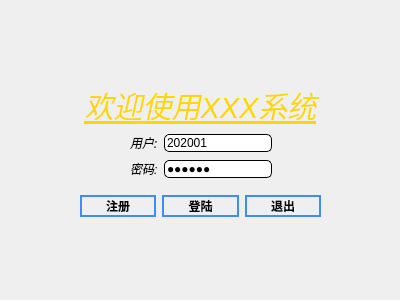
<?xml version="1.0" encoding="UTF-8"?>
<ui version="4.0">
 <class>LoginWin</class>
 <widget class="QMainWindow" name="LoginWin">
  <property name="geometry">
   <rect>
    <x>0</x>
    <y>0</y>
    <width>400</width>
    <height>300</height>
   </rect>
  </property>
  <property name="windowTitle">
   <string>MainWindow</string>
  </property>
  <property name="styleSheet">
   <string notr="true">QWidget#centralwidget{
	border-image: url(:/蓝.jpg);
}

QLineEdit#userlineEdit,#pwdlineEdit{
		border-radius:5px;
		border:1px solid;
		
	selection-background-color: rgb(138, 226, 52);
	selection-color: rgb(46, 52, 54);
}
QLineEdit:focus{
	
	
}

QPushButton:focus{
	background-color: rgb(252, 233, 79);
}
</string>
  </property>
  <widget class="QWidget" name="centralwidget">
   <property name="styleSheet">
    <string notr="true">QWidget#centralwidget{
}</string>
   </property>
   <layout class="QGridLayout" name="gridLayout">
    <item row="3" column="1">
     <spacer name="verticalSpacer_2">
      <property name="orientation">
       <enum>Qt::Vertical</enum>
      </property>
      <property name="sizeHint" stdset="0">
       <size>
        <width>20</width>
        <height>70</height>
       </size>
      </property>
     </spacer>
    </item>
    <item row="2" column="2">
     <spacer name="horizontalSpacer_2">
      <property name="orientation">
       <enum>Qt::Horizontal</enum>
      </property>
      <property name="sizeHint" stdset="0">
       <size>
        <width>60</width>
        <height>20</height>
       </size>
      </property>
     </spacer>
    </item>
    <item row="2" column="0">
     <spacer name="horizontalSpacer">
      <property name="orientation">
       <enum>Qt::Horizontal</enum>
      </property>
      <property name="sizeHint" stdset="0">
       <size>
        <width>60</width>
        <height>20</height>
       </size>
      </property>
     </spacer>
    </item>
    <item row="0" column="1">
     <spacer name="verticalSpacer">
      <property name="orientation">
       <enum>Qt::Vertical</enum>
      </property>
      <property name="sizeHint" stdset="0">
       <size>
        <width>20</width>
        <height>40</height>
       </size>
      </property>
     </spacer>
    </item>
    <item row="2" column="1">
     <layout class="QVBoxLayout" name="verticalLayout_2">
      <item>
       <layout class="QVBoxLayout" name="verticalLayout">
        <item>
         <layout class="QHBoxLayout" name="horizontalLayout">
          <item>
           <spacer name="horizontalSpacer_4">
            <property name="orientation">
             <enum>Qt::Horizontal</enum>
            </property>
            <property name="sizeHint" stdset="0">
             <size>
              <width>40</width>
              <height>20</height>
             </size>
            </property>
           </spacer>
          </item>
          <item>
           <widget class="QLabel" name="label">
            <property name="font">
             <font>
              <family>Ubuntu Mono</family>
              <italic>true</italic>
             </font>
            </property>
            <property name="cursor">
             <cursorShape>ArrowCursor</cursorShape>
            </property>
            <property name="text">
             <string>用户:</string>
            </property>
           </widget>
          </item>
          <item>
           <widget class="QLineEdit" name="userlineEdit">
            <property name="text">
             <string>202001</string>
            </property>
            <property name="maxLength">
             <number>64</number>
            </property>
           </widget>
          </item>
          <item>
           <spacer name="horizontalSpacer_3">
            <property name="orientation">
             <enum>Qt::Horizontal</enum>
            </property>
            <property name="sizeHint" stdset="0">
             <size>
              <width>40</width>
              <height>20</height>
             </size>
            </property>
           </spacer>
          </item>
         </layout>
        </item>
        <item>
         <layout class="QHBoxLayout" name="horizontalLayout_2">
          <item>
           <spacer name="horizontalSpacer_6">
            <property name="orientation">
             <enum>Qt::Horizontal</enum>
            </property>
            <property name="sizeHint" stdset="0">
             <size>
              <width>40</width>
              <height>20</height>
             </size>
            </property>
           </spacer>
          </item>
          <item>
           <widget class="QLabel" name="label_2">
            <property name="font">
             <font>
              <italic>true</italic>
             </font>
            </property>
            <property name="text">
             <string>密码:</string>
            </property>
           </widget>
          </item>
          <item>
           <widget class="QLineEdit" name="pwdlineEdit">
            <property name="text">
             <string>abc123</string>
            </property>
            <property name="maxLength">
             <number>16</number>
            </property>
            <property name="echoMode">
             <enum>QLineEdit::Password</enum>
            </property>
           </widget>
          </item>
          <item>
           <spacer name="horizontalSpacer_5">
            <property name="orientation">
             <enum>Qt::Horizontal</enum>
            </property>
            <property name="sizeHint" stdset="0">
             <size>
              <width>40</width>
              <height>20</height>
             </size>
            </property>
           </spacer>
          </item>
         </layout>
        </item>
       </layout>
      </item>
      <item>
       <spacer name="verticalSpacer_4">
        <property name="orientation">
         <enum>Qt::Vertical</enum>
        </property>
        <property name="sizeHint" stdset="0">
         <size>
          <width>20</width>
          <height>10</height>
         </size>
        </property>
       </spacer>
      </item>
      <item>
       <layout class="QHBoxLayout" name="horizontalLayout_3">
        <item>
         <widget class="QPushButton" name="registerBtn">
          <property name="font">
           <font>
            <family>Ubuntu Mono</family>
            <weight>75</weight>
            <bold>true</bold>
           </font>
          </property>
          <property name="styleSheet">
           <string notr="true">border:2px solid#428aff;</string>
          </property>
          <property name="text">
           <string>注册</string>
          </property>
         </widget>
        </item>
        <item>
         <widget class="QPushButton" name="loginBtn">
          <property name="font">
           <font>
            <family>Ubuntu Mono</family>
            <weight>75</weight>
            <bold>true</bold>
           </font>
          </property>
          <property name="focusPolicy">
           <enum>Qt::StrongFocus</enum>
          </property>
          <property name="styleSheet">
           <string notr="true">border:2px solid#428aff;</string>
          </property>
          <property name="text">
           <string>登陆</string>
          </property>
         </widget>
        </item>
        <item>
         <widget class="QPushButton" name="exitBtn">
          <property name="font">
           <font>
            <family>Ubuntu Mono</family>
            <weight>75</weight>
            <bold>true</bold>
           </font>
          </property>
          <property name="styleSheet">
           <string notr="true">border:2px solid#428aff;</string>
          </property>
          <property name="text">
           <string>退出</string>
          </property>
         </widget>
        </item>
       </layout>
      </item>
     </layout>
    </item>
    <item row="1" column="1">
     <widget class="QLabel" name="label_3">
      <property name="font">
       <font>
        <pointsize>22</pointsize>
        <weight>50</weight>
        <italic>true</italic>
        <bold>false</bold>
        <underline>true</underline>
        <strikeout>false</strikeout>
        <stylestrategy>PreferAntialias</stylestrategy>
       </font>
      </property>
      <property name="styleSheet">
       <string notr="true">color: rgb(255,215,0);</string>
      </property>
      <property name="midLineWidth">
       <number>0</number>
      </property>
      <property name="text">
       <string>欢迎使用XXX系统</string>
      </property>
      <property name="alignment">
       <set>Qt::AlignCenter</set>
      </property>
     </widget>
    </item>
   </layout>
  </widget>
  <widget class="QMenuBar" name="menubar">
   <property name="geometry">
    <rect>
     <x>0</x>
     <y>0</y>
     <width>400</width>
     <height>26</height>
    </rect>
   </property>
  </widget>
 </widget>
 <resources/>
 <connections/>
</ui>
